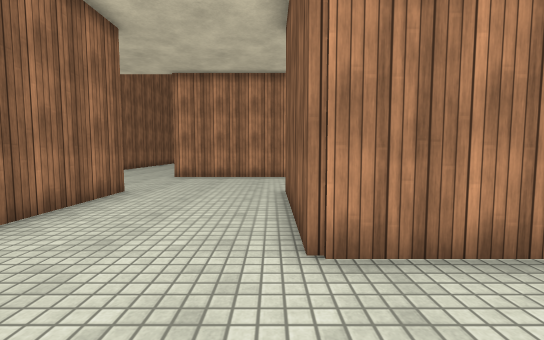
view 1 (above)

18 first-person views from a walk through a Unity game level. The camera is 1.2 m above the floor, tilts 4° down and sees 90° across. The floor is counted in squares, 1 m on a side. Each view is taken from the middle of a square. On the plan, view 1 faces up. The plan holds only what a view shows up to about 13 squares ahead; the rest is blank. The place goes on beyond the plan. Some animated figures are left out. Surface patterns are stand-ins for the level's own textures.

view 2
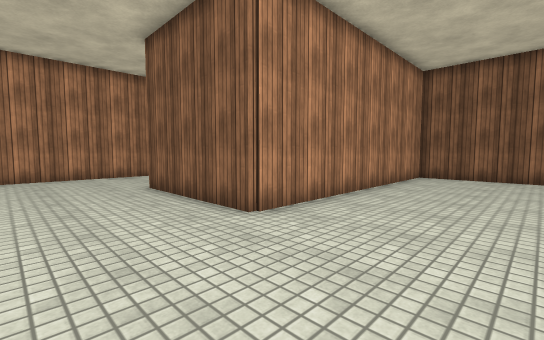

view 3
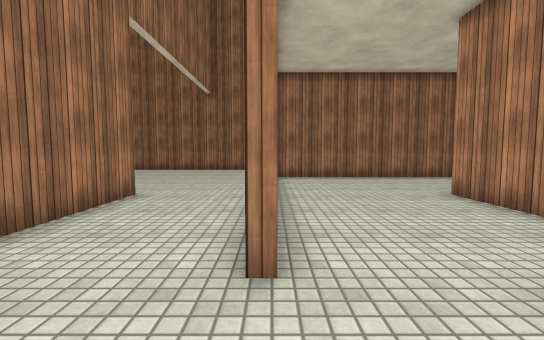

view 4
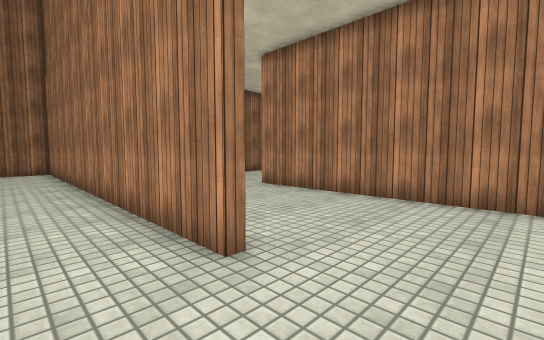

view 5
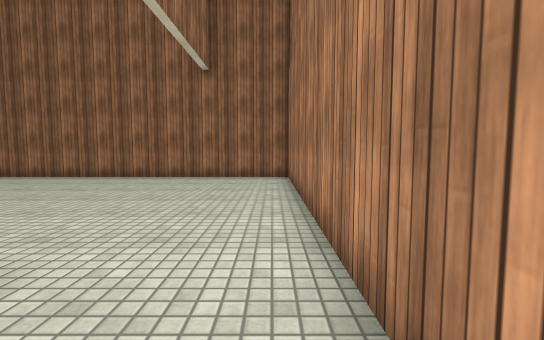

view 6
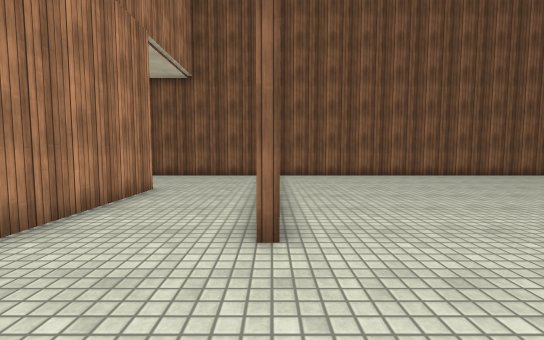

view 7
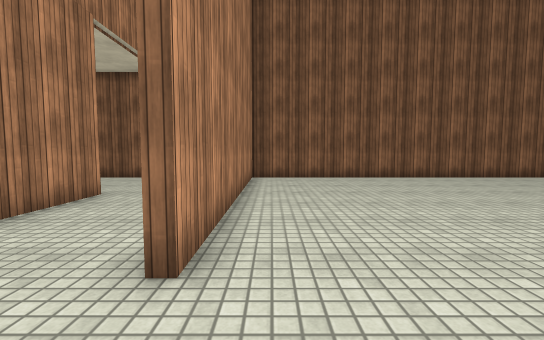

view 8
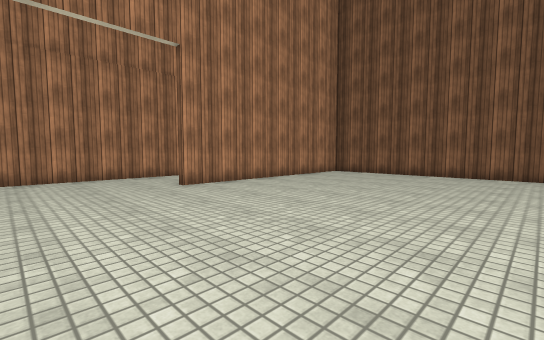

view 9
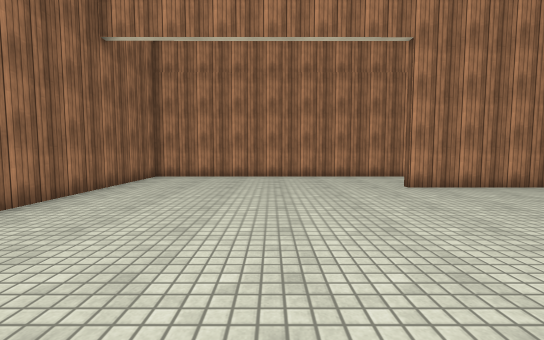

view 10
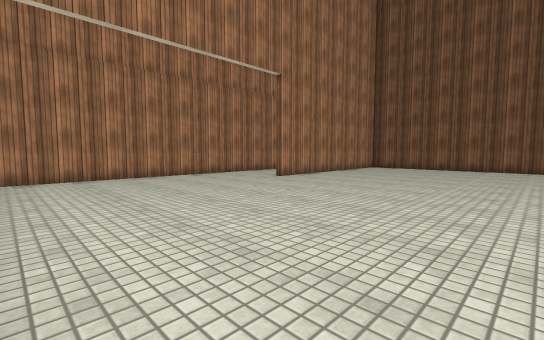

view 11
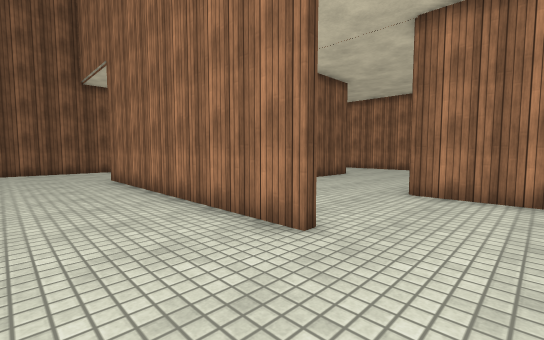

view 12
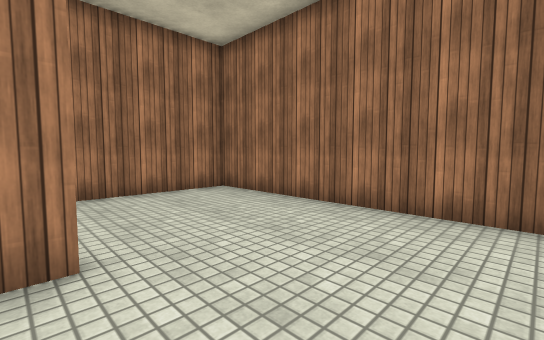

view 13
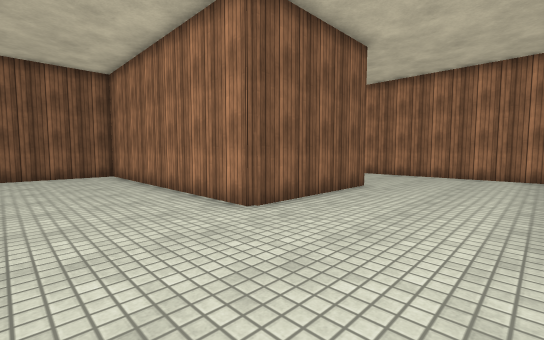

view 14
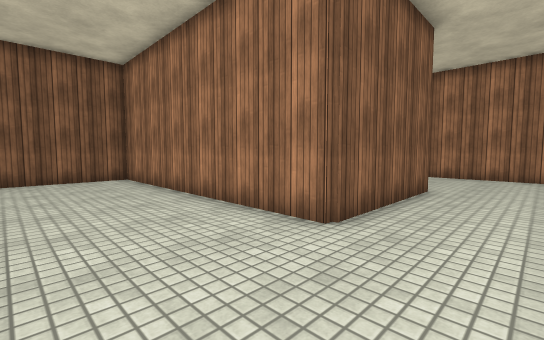

view 15
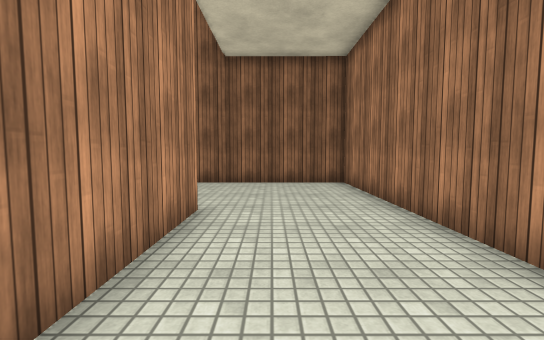

view 16
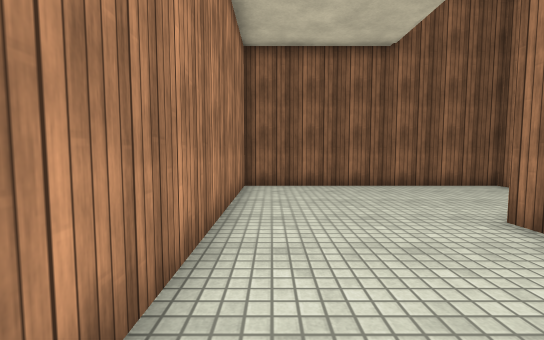

view 17
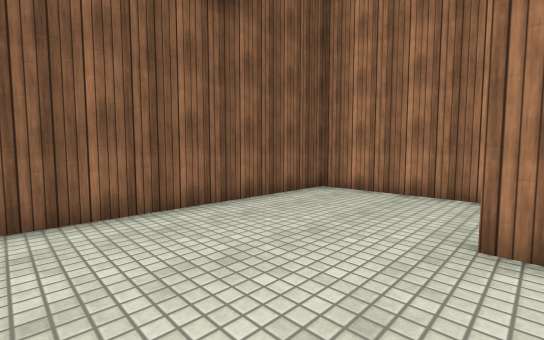

view 18
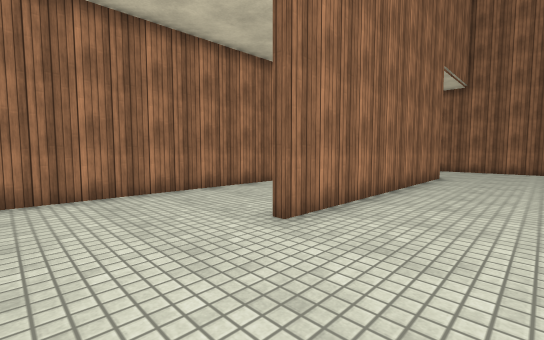

### Floor plan
Points are (right, up) in squares from view 1. A wall is a line through its corners. A room is listed if a view was taken in it or the views show most of it. See-through windows are left out.
Room 1 (views 1, 2, 3, 4, 5, 6, 7, 8, 9, 10, 11, 12, 13, 14, 15, 16, 17, 18)
walls: (-4.1, -2) (1.8, -2); (4.9, -2) (5.5, -2); (0.4, -5.8) (4.4, -5.8); (5.6, -2.3) (-9.5, -2.3) (-9.5, -15.5); (5.9, -5.8) (10.3, -5.8) (10.3, 2.9) (0.4, 2.9) (0.4, 8.2) (10.3, 8.2) (10.3, 16.1); (-4.6, 12.8) (5.5, 12.8); (5.5, 12.5) (-4.5, 12.5); (10.3, -15.5) (10.3, -6.1) (0.4, -6.1); (-9.5, 16.1) (-9.5, 8.2) (-4.4, 8.2) (-4.4, -1.8)

Where each view was taken, in squares from view 1:
view 1: 0 up, 0 right, facing up
view 2: 1 down, 3 left, facing up-right
view 3: 2 down, 8 right, facing left
view 4: 4 down, 8 right, facing up-left
view 5: 3 down, 3 right, facing left
view 6: 6 down, 3 left, facing right
view 7: 7 down, 2 left, facing right
view 8: 15 down, 4 left, facing up-right
view 9: 15 down, 4 left, facing up
view 10: 15 down, 9 left, facing up-right
view 11: 16 up, 7 left, facing down-right
view 12: 16 up, 4 left, facing down-left
view 13: 12 up, 4 left, facing down-right
view 14: 12 up, 2 left, facing down-right
view 15: 11 up, 0 right, facing right
view 16: 2 up, 1 right, facing right
view 17: 2 up, 5 right, facing down-right
view 18: 16 up, 9 right, facing down-left
